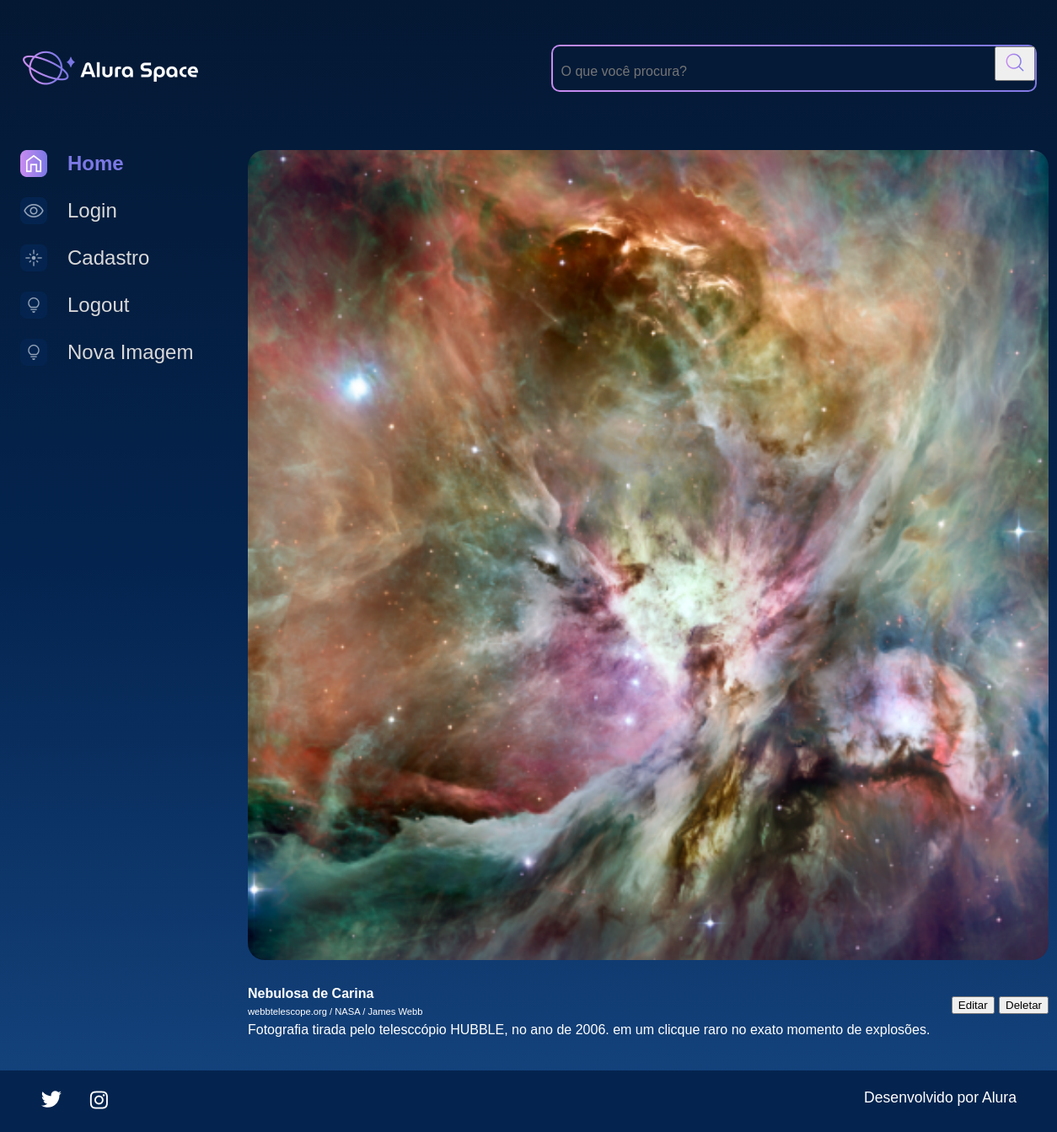
Page /imagem/1 on the committed database.
### galeria/models.py (models this page shows, shortened)
class Fotografia(models.Model):
    OPCOES_CATEGORIA= [
        ('GALÁXIA', 'Galáxia'),
        ('NEBULOSA', 'Nebulosa'),
        ('ESTRELA', 'Estrela'),
        ('PLANETA', 'Planeta'),
    ]
    nome = models.CharField(max_length=100, null=False, blank=False)
    legenda = models.CharField(max_length=150, null=False, blank=False)
    categoria = models.CharField(max_length=100,choices = OPCOES_CATEGORIA,default='')
    descricao = models.TextField(null=False, blank=False)
    foto = models.ImageField(upload_to='fotos/%Y/%m/%d/', blank=True)
    publicada = models.BooleanField(default=True)
    data_fotografia = models.DateTimeField(default=datetime.now,null=False, blank=False)
    usuario = models.ForeignKey(to = User, on_delete=models.SET_NULL, null=True, blank=True, related_name="user")

### galeria/views.py (the view)
# urls.py: path('imagem/<int:foto_id>', imagem, name='imagem'),
def imagem(request,foto_id):
    fotografia = get_object_or_404(Fotografia, pk=foto_id)
    return render(request, 'galeria/imagem.html', {"fotografia": fotografia})

### galeria/templates/galeria/imagem.html
{% extends "galeria/base.html" %}
{% load static %}
{% block content%}
            <section class="conteudo">
                <section class="imagem">
                    <div class="imagem__conteudo">
                        {% if fotografia.foto == '' or fotografia.foto == null %}
                        <img class="imagem__imagem" src="{%static '/assets/imagens/galeria/not_found.png'%}">
                        {% else %}
                        <img class="imagem__imagem" src="{{fotografia.foto.url}}">
                        {% endif %}
                        <div class="imagem__info">
                            <div class="imagem__texto">
                                <p class="imagem__titulo">{{ fotografia.nome}}</p>
                                <p class="imagem__descricao">{{fotografia.legenda}}</p>
                                <p class="imagem__texto">{{fotografia.descricao}}</p>
                            </div>
                            <div>
                                <a href="{% url 'editar_imagem' fotografia.id %}"><button class="btn btn-success col-12" style="padding: top 5px;">Editar</button></a>
                                <a href="{% url 'deletar_imagem' fotografia.id %}"><button class="btn btn-danger col-12" style="padding: top 5px;">Deletar</button></a>
                            </div>
                        </div>
                    </div>
                </section>
            </section>
        </main>
    </div>
{% endblock%}

### setup/static/styles/style.css (style rules this page uses)
html, body, div, span, applet, object, iframe, h1, h2, h3, h4, h5, h6, p, blockquote, pre, a, abbr, acronym, address, big, cite, code, del, dfn, em, img, ins, kbd, q, s, samp, small, strike, strong, sub, sup, tt, var, b, u, i, center, dl, dt, dd, ol, ul, li, fieldset, form, label, legend, table, caption, tbody, tfoot, thead, tr, th, td, article, aside, canvas, details, embed, figure, figcaption, footer, header, hgroup, menu, nav, output, ruby, section, summary, time, mark, audio, video { margin: 0; padding: 0; border: 0; font-size: 100%; font: inherit; vertical-align: baseline; }
article, aside, details, figcaption, figure, footer, header, hgroup, menu, nav, section { display: block; }
body { line-height: 1; font-family: 'Space Grotesk', sans-serif; min-height: 100vh; background: linear-gradient(#041833,#04244F,#154580); background-repeat: no-repeat; background-position: center; background-size: cover; }
.imagem { display: flex; justify-content: center; align-items: center; }
.imagem__conteudo { background-color: transparent; display: flex; flex-direction: column; border-radius: 20px 20px 0 0; width: 950px; }
.imagem__imagem { width: 100%; border-radius: 20px; }
.imagem__info { font-size: 1.2rem; display: flex; justify-content: space-between; align-items: center; margin-bottom: 1rem; margin-top: 1rem; }
.imagem__texto { display: flex; flex-direction: column; justify-content: space-between; color: #FFFFFF; margin-top: 0.5rem; }
.imagem__titulo { font-weight: bold; line-height: 2rem; color: #FFFFFF; }
.imagem__texto { font-size: 1rem; }
.imagem__descricao { font-size: 0.7rem; }

### rows in the picture
Fotografia: foto (picture), nome "Nebulosa de Carina", legenda "webbtelescope.org / NASA / James Webb", descricao "Fotografia tirada pelo telesccópio HUBBLE, no ano de 2006. em um clicque raro no exato momento de explosões."
